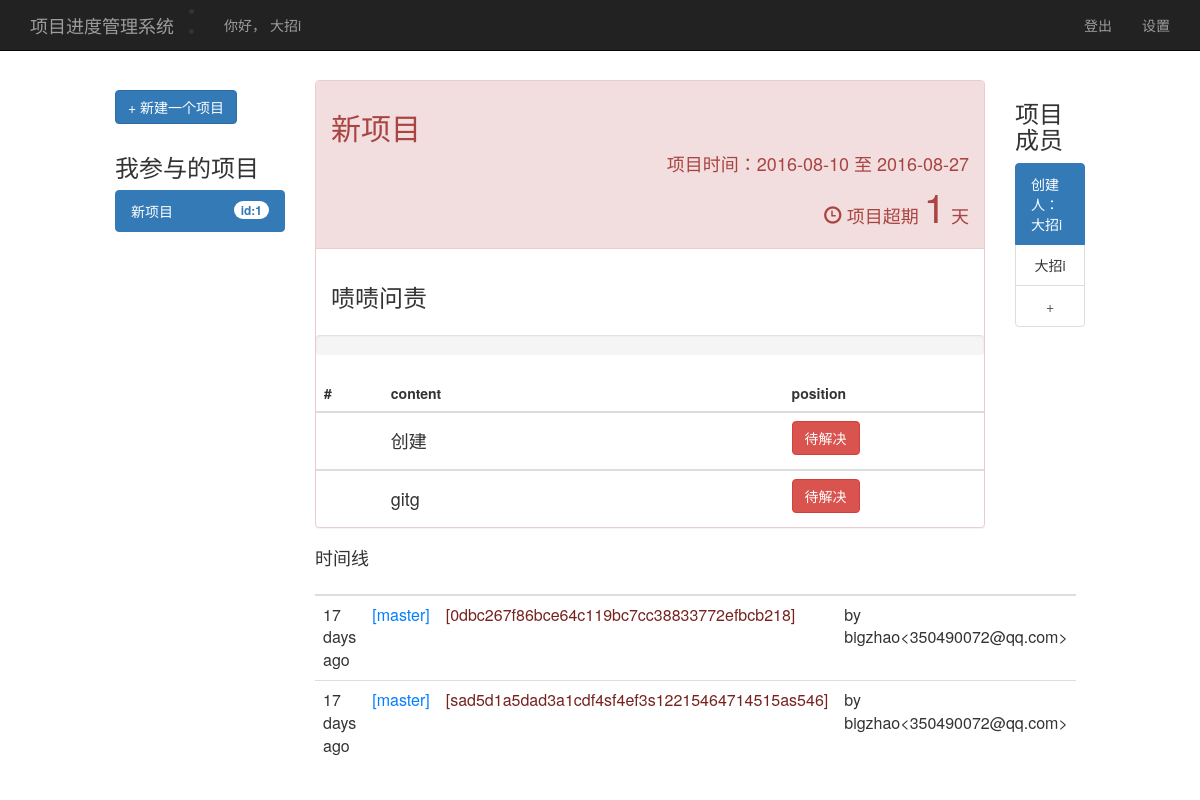
/ (signed in), run on the app's committed database.
### app/models.py (models this page shows, shortened)
class User(UserMixin, db.Model):
    __tablename__ = 'users'
    id = db.Column(db.Integer, primary_key=True, unique=True)
    name = db.Column(db.String(40))
    passwd = db.Column(db.String(128))
    admin = db.Column(db.Boolean, default=0)
    image_url = db.Column(db.String(500))
    create_at = db.Column(db.DateTime, default=datetime.utcnow())
    projects = db.relationship('Project',
                               secondary=registrations,
                               backref=db.backref('users', lazy='dynamic'),
                               lazy='dynamic')
    create_projects = db.relationship('Project',
                                      foreign_keys=[Project.create_id],
                                      backref=db.backref('creator', lazy='joined'),
                                      lazy='dynamic',
                                      cascade='all, delete-orphan')
    @property
    def password(self):
        raise AttributeError('password is not a readable attribute')
    @login_manager.user_loader
    def load_user(user_id):
        return User.query.get(user_id)

class Project(db.Model):
    __tablename__ = 'projects'
    id = db.Column(db.Integer, primary_key=True, unique=True)
    name = db.Column(db.String(50))
    content = db.Column(db.Text)
    status = db.Column(db.Boolean, default=0)
    create_at = db.Column(db.DateTime, default=datetime.utcnow())
    expected_finish_at = db.Column(db.DateTime)
    finish_at = db.Column(db.DateTime, nullable=True)
    create_id = db.Column(db.Integer, db.ForeignKey('users.id'))
    steps = db.relationship('Step', backref='project', lazy='dynamic')
    commits = db.relationship('Commit', backref='project', lazy='dynamic')

class Step(db.Model):
    __tablename__ = 'steps'
    id = db.Column(db.String(50), primary_key=True, default=next_id, unique=True)
    content = db.Column(db.Text)
    status = db.Column(db.Boolean, default=0)
    create_at = db.Column(db.DateTime, default=datetime.utcnow)
    finish_at = db.Column(db.DateTime, nullable=True)
    project_id = db.Column(db.String(50), db.ForeignKey('projects.id'))

class Commit(db.Model):
    __tablename__ = 'commits'
    id = db.Column(db.String(50), primary_key=True, default=next_id, unique=True)
    branch = db.Column(db.String(80))
    ref = db.Column(db.String(40))
    cname = db.Column(db.String(50))
    cemail = db.Column(db.String(50))
    message = db.Column(db.String(100))
    create_at = db.Column(db.DateTime, default=datetime.utcnow)
    project_id = db.Column(db.String(50), db.ForeignKey('projects.id'))

### app/main/views.py (the view)
@main.route('/', methods=['GET'])
@login_required
def index():
    p = current_user.projects.all()
    if p == []:
        progress = 0
        finish_steps_length = 0
        steps_length = 0
        return render_template('project.html', project=None, projects=p,
                               progress=progress, finish_steps_length=finish_steps_length,
                               steps_length=steps_length, remained_days=None,  other_users=[])
    else:
        finish_steps_length = float(Step.query.filter_by(project_id=p[0].id, status=1).count())
        steps_length = float(len(list(p[0].steps)))
        progress = finish_steps_length / steps_length * 100
        remained_days = p[0].expected_finish_at - datetime.now()
        other_users = db.session.query(User).filter(User.id.notin_([u.id for u in p[0].users])).all()
        return render_template('project.html', project=p[0], projects=p,
                               progress=progress, finish_steps_length=finish_steps_length,
                               steps_length=steps_length, remained_days=remained_days,
                               other_users=other_users, commits=p[0].commits)

### manage.py (called while the page is built)
@app.template_filter('date_output')
def datetime_filter(dt):
    return dt.strftime('%Y-%m-%d')

@app.template_filter('days_output')
def days_filter(timedelte):
    return timedelte.days

@app.template_filter('negate')
def negate_filter(d):
    return -d

### app/templates/project.html (shortened to what this page needs)
{% extends "base.html" %}
{% import "bootstrap/wtf.html" as wtf %}
{% import "_macros.html" as macros %}
{% block body_attribs %}
{% endblock %}
{% block head %}
{{ super() }}
{% endblock %}
{% block page_content %}
<div class="container-fluid">
  <div class="row">
    <div class="col-md-2 col-md-offset-1">
            <a class="btn btn-primary" role="button"data-toggle="modal"  data-target="#create_project"
       style="margin-top:10px;margin-bottom:10px;">+ 新建一个项目</a>
    {% if projects == [] %}
        <h4> 没有项目 </h4>
    {% else %}
        <h3> 我参与的项目 </h3>
        <div class="list-group">
            {% for p in projects %}
                 {% if p == project %}
                 <a href="{{ url_for('.project', project_id=p.id) }}" class="list-group-item active">{{ p.name }}    <span class="badge">id:{{ p.id }}</span></a>
                 {% endif %}
            {%  endfor %}
        </div>
    {% endif %}
    </div>
    <div class="col-md-7" >
        {% if project != None %}
            {% if project.status %}
                <div class="panel panel-success">
            {% elif (remained_days | days_output) >= 0  %}
                <div class="panel panel-info">
            {% else %}
                <div class="panel panel-danger">
            {% endif %}
      <div class="panel-heading">
          <h2>{{ project.name }}</h2>
              {% if project.status %}
                  <h4 id="project_time" class="text-right">
                  项目时间：{{ project.create_at | date_output }} 至 {{ project.finish_at | date_output }}
                  </h4>
                  <h4 id="project_status" class="text-right">
                  <span class="glyphicon glyphicon-ok-circle" aria-hidden="true"></span> 项目已完成
                  </h4>
              {% else %}
                  <h4 id="project_time" class="text-right">
                  项目时间：{{ project.create_at | date_output }} 至 {{ project.expected_finish_at | date_output }}
                  </h4>
                  <h4 id="project_status" class="text-right">
                  <span class="glyphicon glyphicon-time" aria-hidden="true"> </span> 项目超期 <span class="bignumber">{{ remained_days | days_output | negate }}</span> 天
                  </h4>
              {% endif %}
      </div>
        <div class="panel-body">
          <h3> {{ project.content }}</h3>
        </div>
        <div class="progress"  style="margin-top:0px;margin-bottom:20px;">
        </div>
      <table class="table table-hover">
        <thead>
          <tr>
            <th>#</th>
            <th>content</th>
            <th>position</th>
          </tr>
        </thead>
       {% for s in project.steps %}
        <tbody>
          <tr>
            <th scope="row" width="10%"></th>
            <td width="60%"> <h4> {{ s.content }} </h4></td>
            <td width="30%">
                {% if  s.status  %}
                    <a class="btn btn-success" role="button"  disabled="disabled"> 已解决 </a>
                {% else %}
                    <a class="btn btn-danger" role="button"  id="{{ s.id }}"> 待解决 </a>
                {% endif %}
            </td>
          </tr>
        </tbody>
     {% endfor %}
      </table>
    </div>
    <div>
    <h4> 时间线 </h4>
    <table class="table table-hover">
    <thead>
      <tr>
      <th></th>
      <th></th>
      <th></th>
      <th></th>
      </tr>
    </thead>
    <tbody>
    {% for c in commits[::-1] %}
          <tr>
            <td width="15%" style="font-size: 16px;">{{ moment(c.create_at).fromNow(refresh=True) }} </td>
            <td width="15%" style="font-size: 16px;">
               <span style="color: #007fff">[{{ c.branch }}] </span>
            </td>
            <td width="40%" style="font-size: 16px;">  <span style="color: #76231f">[{{ c.ref }}]</span> </td>
            <td width="30%" style="font-size: 16px;">  by {{ c.cname }}<{{ c.cemail }}> </td>
          </tr>
    {% endfor %}
        </tbody>
         </table>
    </div>
{% endif %}
</div>
    {% if projects != [] %}
    <div class="col-md-1">
                <h3>项目成员</h3>
        <ul class="list-group">
        <li class="list-group-item active "> 创建人：{{ project.creator.name }}</li>
        {% for u in project.users %}
            <li class="list-group-item text-center">{{ u.name }}</li>
        {% endfor %}
        <a data-toggle="modal"  data-target="#addNewUsers" class="list-group-item text-center">
        +
        </a>
       </ul>
    </div>
    {% endif %}
      </div>
</div>
{% endblock %}

### app/templates/base.html (shortened to what this page needs)
{% extends "_base.html" %}
{% block head %}
{{ super() }}
{% endblock %}
{% block navbar %}
<div class="navbar navbar-inverse navbar-fixed-top" role="navigation">
    <div class="container">
        <div class="navbar-header">
           <li><a class="navbar-brand" href="{{ url_for('main.index') }}">项目进度管理系统</a><li>
        </div>
        <div class="navbar-collapse collapse">
            <ul class="nav navbar-nav">
                <li><a href="">你好， {{ current_user.name }}</a></li>
            </ul>
            <ul class="nav navbar-nav navbar-right">
                {% if current_user.is_authenticated %}
                <li><a href="{{ url_for('auth.logout') }}">登出</a></li>
                <li><a href="{{ url_for('auth.edit') }}">设置</a></li>
                {% else %}
                <li><a href="{{ url_for('auth.login') }}">登陆</a></li>
                <li><a href="{{ url_for('auth.register') }}">注册</a></li>
                {% endif %}
            </ul>
        </div>
    </div>
</div>
{% endblock %}
{% block content %}
{% block page_content %}{% endblock %}
{% endblock %}

### app/templates/_base.html (shortened to what this page needs)
{% block doc -%}
<!DOCTYPE html>
<html{% block html_attribs %}{% endblock html_attribs %}>
{%- block html %}
  <head lang="en">
    {%- block head %}
    {%- block styles %}
    <link href="{{bootstrap_find_resource('css/bootstrap.css', cdn='bootstrap')}}" rel="stylesheet" media="screen">
	<link href="../static/css/jquery-ui.css" rel="stylesheet">
    <link href="../static/css/bootstrap.css" rel="stylesheet" media="screen">
    {%- endblock styles %}
    {%- endblock head %}
  </head>
  <body{% block body_attribs %}{% endblock body_attribs %}>
    {% block body -%}
    {% block navbar %}
    {%- endblock navbar %}
    {% block content -%}
    {%- endblock content %}
    {%- endblock body %}
  </body>
{%- endblock html %}
</html>
{% endblock doc -%}

### app/templates/project.html (style rules this page uses)
.bignumber { font-size:40px; }

### app/templates/base.html (style rules this page uses)
body { padding-bottom: 10px; padding-top: 10px; }
.navbar { margin-bottom: 10px; }

### data on the page
User: name "大招i", creator.name "大招i"
Project: name "新项目", id "1", create_at "2016-08-10", expected_finish_at "2016-08-27", content "啧啧问责"
Step: content "创建"
Step: content "gitg"
Commit: create_at "17 days ago", branch "master", ref "0dbc267f86bce64c119bc7cc38833772efbcb218", cname "bigzhao", cemail "350490072@qq.com"
Commit: create_at "17 days ago", branch "master", ref "sad5d1a5dad3a1cdf4sf4ef3s12215464714515as546", cname "bigzhao", cemail "350490072@qq.com"
